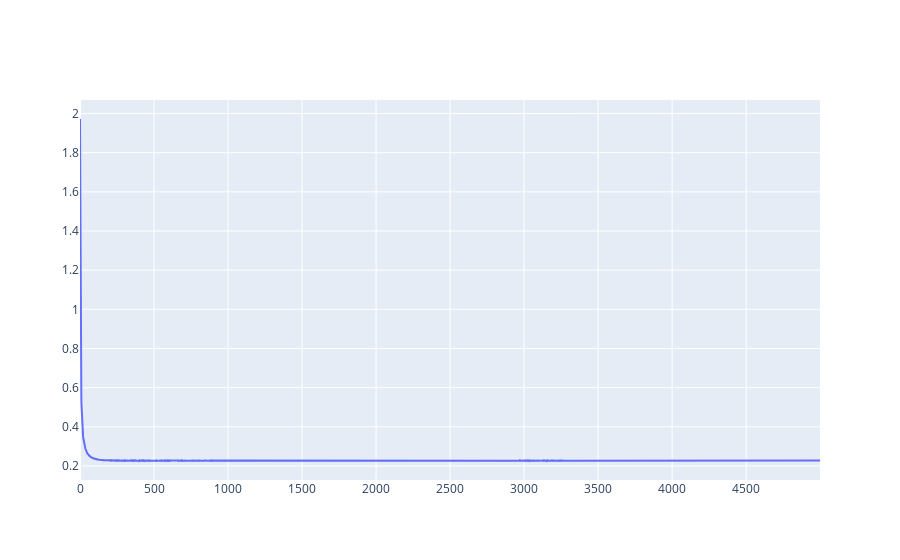

Notebook cell for this chart:
### Code cell
fig = go.Figure()
fig.add_trace(go.Scatter(y=costs,mode ='lines'))
fig.show()

### Figure 1 — Plotly figure (JSON) as saved in the notebook; plotly's stock layout.template omitted (floating-point values rounded to 4 significant figures; data arrays with more than 128 entries replaced by an {"elided": "..."} marker saying what was removed)
{"data": [{"mode": "lines", "type": "scatter", "y": {"elided": "5000 float values"}}], "layout": {"autosize": true, "xaxis": {"autorange": true, "range": [0, 4999]}, "yaxis": {"autorange": true, "range": [0.1284, 2.069], "type": "linear"}}}
